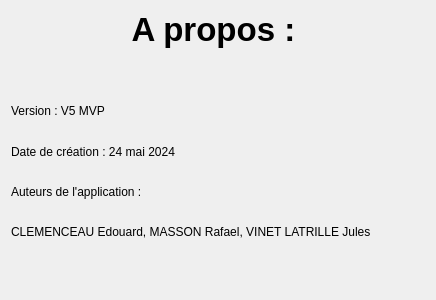
<?xml version="1.0" encoding="UTF-8"?>
<ui version="4.0">
 <class>apropos</class>
 <widget class="QDialog" name="apropos">
  <property name="geometry">
   <rect>
    <x>0</x>
    <y>0</y>
    <width>436</width>
    <height>300</height>
   </rect>
  </property>
  <property name="windowTitle">
   <string>Dialog</string>
  </property>
  <layout class="QVBoxLayout" name="verticalLayout_2">
   <item>
    <layout class="QVBoxLayout" name="verticalLayout">
     <item>
      <widget class="QLabel" name="label">
       <property name="font">
        <font>
         <pointsize>25</pointsize>
         <bold>true</bold>
        </font>
       </property>
       <property name="text">
        <string>A propos : </string>
       </property>
       <property name="alignment">
        <set>Qt::AlignCenter</set>
       </property>
      </widget>
     </item>
     <item>
      <spacer name="verticalSpacer">
       <property name="orientation">
        <enum>Qt::Vertical</enum>
       </property>
       <property name="sizeType">
        <enum>QSizePolicy::Minimum</enum>
       </property>
       <property name="sizeHint" stdset="0">
        <size>
         <width>20</width>
         <height>40</height>
        </size>
       </property>
      </spacer>
     </item>
     <item>
      <widget class="QLabel" name="label_2">
       <property name="text">
        <string>Version : V5 MVP</string>
       </property>
      </widget>
     </item>
     <item>
      <widget class="QLabel" name="label_3">
       <property name="text">
        <string>Date de création : 24 mai 2024</string>
       </property>
      </widget>
     </item>
     <item>
      <widget class="QLabel" name="label_4">
       <property name="text">
        <string>Auteurs de l'application : </string>
       </property>
      </widget>
     </item>
     <item>
      <widget class="QLabel" name="label_5">
       <property name="text">
        <string>CLEMENCEAU Edouard, MASSON Rafael, VINET LATRILLE Jules</string>
       </property>
      </widget>
     </item>
     <item>
      <spacer name="verticalSpacer_2">
       <property name="orientation">
        <enum>Qt::Vertical</enum>
       </property>
       <property name="sizeType">
        <enum>QSizePolicy::Minimum</enum>
       </property>
       <property name="sizeHint" stdset="0">
        <size>
         <width>20</width>
         <height>40</height>
        </size>
       </property>
      </spacer>
     </item>
    </layout>
   </item>
  </layout>
 </widget>
 <resources/>
 <connections/>
</ui>
